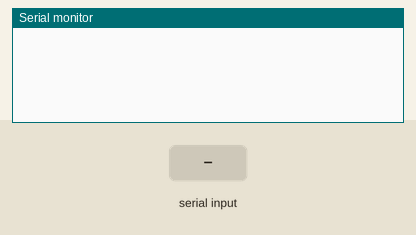
Simulated run of this sketch. Board: Arduino Uno, built with avr-gcc and run on an emulated ATmega328P. Parts: the last lines printed to the serial monitor. The test bench sets the inputs (shaded band). WiFi joins after 1.5 s; servers stay silent unless stated; uploads are accepted with an empty reply.

Above: at 3.7 s.
3.8 s: "1\n" received over the second serial link
At 5.2 s:
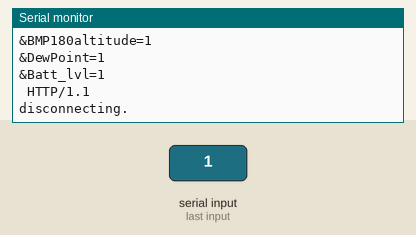
5.5 s: "0\n" received over the second serial link
At 5.66 s:
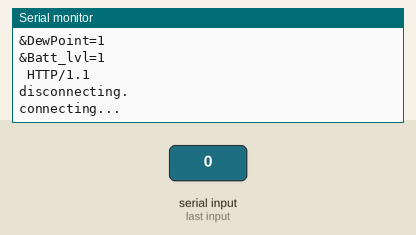
7.0 s: "2\n" received over the second serial link
At 8.0 s:
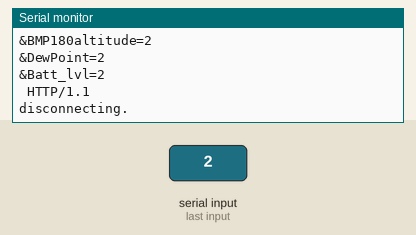

Measured:
- after the input at 3.8 s, the serial monitor: prints a new line at once (image 1)
- after the input at 7.0 s, the serial monitor: prints a new line after 0.21 s (image 3)

The sketch:

GarabeetReceiveGoogle.ino
```cpp
#include <SoftwareSerial.h>
#include <SPI.h>
#include <Ethernet.h>

SoftwareSerial serialGarabee(8,9);// blue 9 - yellow 8

String BMP180temp, DHT11humi, BMP180pressao, LDRvalue;
String Winddir, Windspeed, Rainin, BMP180altitude, DewPoint;
String Batt_lvl, str;

byte mac[] = { 0xf0, 0x4d, 0xa2, 0xd6, 0xe1, 0x06 }; //Setting MAC Address
char server[] = "api.pushingbox.com"; //pushingbox API server
IPAddress ip(192,168,1,7); //Arduino IP address. Only used when DHCP is turned off.
EthernetClient client; //define 'client' as object
String data, stringVal; //GET query with data
boolean connectedTest = false;

void setup(){

  Serial.begin(19200);

  while (!Serial) { }

  serialGarabee.begin(19200);

  if (Ethernet.begin(mac) == 0) {
    Serial.println("Failed to configure Ethernet using DHCP");
    Ethernet.begin(mac, ip);
  }

  delay(1000);
}

void loop(){

  serialGarabee.listen();

  formatData(); //packing GET query with data

 // delay(10000);
}

String getValue(String data, char separator, int index){
    int maxIndex = data.length()-1;
    int j=0;
    String chunkVal = "";

    for(int i=0; i<=maxIndex && j<=index; i++)    {
      chunkVal.concat(data[i]);
      if(data[i]==separator)      {
        j++;
        if(j>index)        {
          chunkVal.trim();
          return chunkVal;
        }
        chunkVal = "";
      }
    }
}

void sendData(){

  Serial.println("connected");
  client.println(data);
  client.println("Host: api.pushingbox.com");
  client.println("Connection: close");
  client.println();

}

void formatData(){
   serialGarabee.listen();

   while(serialGarabee.available() > 0){
      char value = serialGarabee.read();
      str = str+value;
      if(value == '\n'){
         data+="";
         data+="GET /pushingbox?devid=v17489D60C6CE924"; //GET request query to pushingbox API

         BMP180temp = getValue(str, ' ', 0);
         DHT11humi = getValue(str, ' ', 1);
         BMP180pressao = getValue(str, ' ', 2);
         LDRvalue = getValue(str, ' ', 3);
         Winddir = getValue(str, ' ', 4);
         Windspeed = getValue(str, ' ', 5);
         Rainin = getValue(str, ' ', 6);
         BMP180altitude = getValue(str, ' ', 7);
         DewPoint = getValue(str, ' ', 8);
         Batt_lvl = getValue(str, ' ', 9);

         data+="&BMP180temp=";
         data+=BMP180temp;
         data+="&DHT11humi=";
         data+=DHT11humi;
         data+="&BMP180pressao=";
         data+=BMP180pressao;
         data+="&LDRvalue=";
         data+=LDRvalue;
         data+="&Winddir=";
         data+=Winddir;
         data+="&Windspeed=";
         data+=Windspeed;
         data+="&Rainin=";
         data+=Rainin;
         data+="&BMP180altitude=";
         data+=BMP180altitude;
         data+="&DewPoint=";
         data+=DewPoint;
         data+="&Batt_lvl=";
         data+=Batt_lvl;
         data+=" HTTP/1.1";
         str="";

         Serial.println("connecting...");

         if(client.connect(server, 80)){
           sendData();
           Serial.println(data);
         }else{
           Serial.println("connection failed");
         }
         if(client.connected()) {
           Serial.println("disconnecting.");
           Serial.println();
           client.stop();
           data = ""; //data reset
         }
      }
   }
}

void formatData2(){

   data+="";
   data+="GET /pushingbox?devid=v17489D60C6CE924"; //GET request query to pushingbox API

   data+="&BMP180temp=";
   data+="1026.50";
   data+="&DHT11humi=";
   data+="1026.50";
   data+="&BMP180pressao=";
   data+="333";
   data+="&LDRvalue=";
   data+="1026.5";
   data+="&Winddir=";
   data+="10.25";
   data+="&Windspeed=";
   data+="102.2";
   data+="&Rainin=";
   data+="101.2";
   data+="&BMP180altitude=";
   data+="106.25";
   data+="&DewPoint=";
   data+="105.2";
   data+="&Batt_lvl=";
   data+="10.62";

   data+=" HTTP/1.1";

   Serial.println("connecting...");

   if(client.connect(server, 80)){
     sendData();
     Serial.println(data);
   }else{
     Serial.println("connection failed");
   }
   if(client.connected()) {
     Serial.println("disconnecting.");
     Serial.println();
     client.stop();
     data = ""; //data reset
   }
}
```
